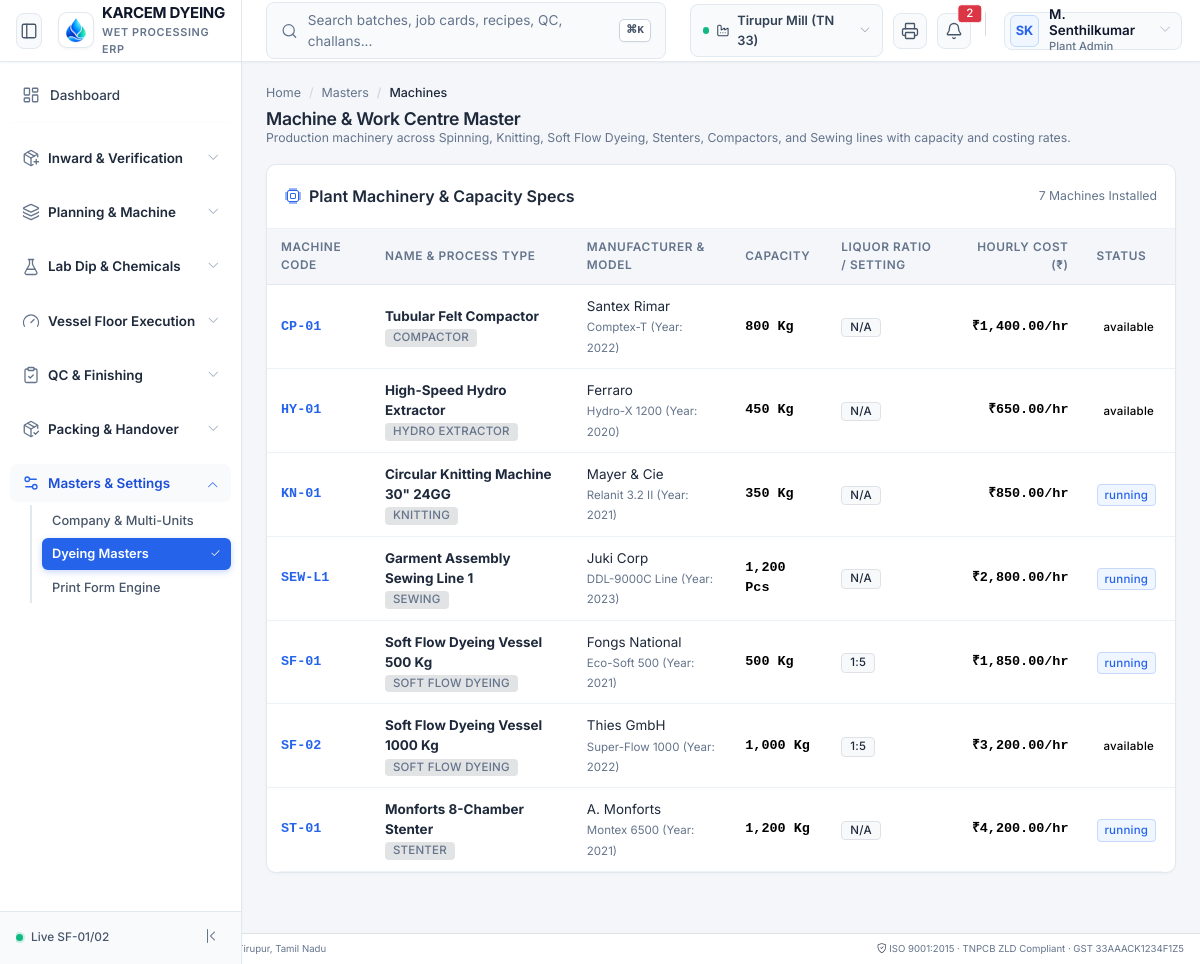
The page /modules/masters/views/machines.php on the database its author committed.
### tables this page shows
CREATE TABLE IF NOT EXISTS machines (
    id BIGINT UNSIGNED AUTO_INCREMENT PRIMARY KEY,
    company_id BIGINT UNSIGNED NOT NULL,
    branch_id BIGINT UNSIGNED NULL,
    code VARCHAR(32) NOT NULL,
    name VARCHAR(120) NOT NULL,
    process_type ENUM('blowroom', 'carding', 'drawing', 'roving', 'ring_frame', 'winding', 'knitting', 'weaving', 'soft_flow_dyeing', 'cabinet_dyeing', 'hydro_extractor', 'relax_dryer', 'stenter', 'compactor', 'cutting', 'sewing') NOT NULL,
    model_number VARCHAR(64) NULL,
    manufacturer VARCHAR(100) NULL,
    year_of_make INT NULL,
    capacity DECIMAL(12,2) NOT NULL,
    capacity_uom VARCHAR(16) NOT NULL DEFAULT 'Kg',
    spring_or_tubes INT NULL,
    liquor_ratio VARCHAR(20) NULL,
    hourly_operating_cost DECIMAL(12,2) NOT NULL DEFAULT 0.00,
    current_status ENUM('available', 'running', 'maintenance', 'idle', 'breakdown') NOT NULL DEFAULT 'available',
    is_active TINYINT(1) NOT NULL DEFAULT 1,
    INDEX (company_id),
    INDEX (process_type)
);

### core/Support/Url.php (called while the page is built, shortened)
<?php
class Url {
    private static ?string $base = null;
    public static function base(): string {
        if (self::$base !== null) {
            return self::$base;
        }
        $appUrl = Env::get('APP_URL');
        if (!empty($appUrl)) {
            $parsed = parse_url($appUrl, PHP_URL_PATH);
            self::$base = rtrim($parsed ?: '', '/');
            return self::$base;
        }
        $script = $_SERVER['SCRIPT_NAME'] ?? '';
        $dir = dirname($script);
        self::$base = ($dir === '/' || $dir === '\\') ? '' : rtrim(str_replace('\\', '/', $dir), '/');
        return self::$base;
    }
    public static function to(string $path = ''): string {
        $base = self::base();
        $path = '/' . ltrim($path, '/');
        if ($base !== '' && ($path === $base || str_starts_with($path, $base . '/'))) {
            return $path;
        }
        return $base . $path;
    }
}

### core/Support/Env.php (called while the page is built, shortened)
<?php
class Env {
    private static ?array $data = null;
    public static function load(string $filePath): void {
        if (!file_exists($filePath)) {
            return;
        }
        self::$data = [];
    }
    public static function get(string $key, mixed $default = null): mixed {
        return self::$data[$key] ?? getenv($key) ?? $default;
    }
}

### config/database.php (called while the page is built, shortened)
<?php
require_once __DIR__ . '/../core/Support/Env.php';
return [
    'driver'    => 'mysql',
    'host'      => Env::get('DB_HOST', '127.0.0.1'),
    'port'      => (int)Env::get('DB_PORT', 3306),
    'database'  => Env::get('DB_DATABASE', 'textile_erp'),
    'username'  => Env::get('DB_USERNAME', 'root'),
    'password'  => Env::get('DB_PASSWORD', ''),
    'charset'   => 'utf8mb4',
    'collation' => 'utf8mb4_unicode_ci',
    'options'   => [
        PDO::ATTR_ERRMODE            => PDO::ERRMODE_EXCEPTION,
        PDO::ATTR_DEFAULT_FETCH_MODE => PDO::FETCH_ASSOC,
        PDO::ATTR_EMULATE_PREPARES   => false,
    ]
];

### core/Database/Database.php (called while the page is built, shortened)
<?php
class Database {
    private static ?PDO $pdo = null;
    public static function getConnection(): PDO {
        if (self::$pdo === null) {
            $config = require dirname(__DIR__, 2) . '/config/database.php';
            $dsn = "mysql:host={$config['host']};port={$config['port']};dbname={$config['database']};charset={$config['charset']}";
            try {
                self::$pdo = new PDO($dsn, $config['username'], $config['password'], $config['options']);
            } catch (Exception $e) {
                throw new Exception("Database Connection Failed: " . $e->getMessage());
            }
        }
        return self::$pdo;
    }
    public static function fetchAll(string $sql, array $params = []): array {
        $stmt = self::getConnection()->prepare($sql);
        $stmt->execute($params);
        return $stmt->fetchAll();
    }
}

### modules/masters/views/machines.php (the view, shortened to what this page needs)
<?php
require_once dirname(__DIR__, 3) . '/includes/header.php';
require_once dirname(__DIR__, 3) . '/includes/sidebar.php';
$machines = Database::fetchAll("SELECT * FROM machines ORDER BY code ASC");
?>
<main class="cz-main">
  <div class="cz-content p-4">
    <div class="d-flex flex-wrap justify-content-between align-items-center mb-3 gap-2">
      <div>
        <nav aria-label="breadcrumb">
          <ol class="breadcrumb mb-1 small">
            <li class="breadcrumb-item"><a href="<?= Url::to('/dashboard') ?>">Home</a></li>
            <li class="breadcrumb-item"><a href="<?= Url::to('/masters') ?>">Masters</a></li>
            <li class="breadcrumb-item active">Machines</li>
          </ol>
        </nav>
        <h1 class="h4 fw-bold text-dark mb-0">Machine & Work Centre Master</h1>
        <p class="text-secondary small mb-0">Production machinery across Spinning, Knitting, Soft Flow Dyeing, Stenters, Compactors, and Sewing lines with capacity and costing rates.</p>
      </div>
    </div>
    <section class="cz-panel">
      <div class="cz-panel-head d-flex justify-content-between align-items-center">
        <h2 class="h6 fw-bold mb-0 text-dark"><i class="bi bi-cpu text-primary me-2"></i>Plant Machinery & Capacity Specs</h2>
        <span class="small text-secondary"><?= count($machines) ?> Machines Installed</span>
      </div>
      <div class="table-responsive">
        <table class="table table-hover align-middle mb-0">
          <thead class="table-light small">
            <tr>
              <th>Machine Code</th>
              <th>Name & Process Type</th>
              <th>Manufacturer & Model</th>
              <th>Capacity</th>
              <th>Liquor Ratio / Setting</th>
              <th class="text-end">Hourly Cost (₹)</th>
              <th>Status</th>
            </tr>
          </thead>
          <tbody class="small">
            <?php foreach ($machines as $m): ?>
              <tr>
                <td class="fw-bold text-primary font-monospace"><?= htmlspecialchars($m['code']) ?></td>
                <td>
                  <div class="fw-bold text-dark"><?= htmlspecialchars($m['name']) ?></div>
                  <span class="badge bg-secondary-subtle text-secondary" style="font-size: 0.65rem;"><?= strtoupper(str_replace('_', ' ', $m['process_type'])) ?></span>
                </td>
                <td>
                  <div class="text-dark"><?= htmlspecialchars($m['manufacturer'] ?? '-') ?></div>
                  <span class="text-muted" style="font-size: 0.72rem;"><?= htmlspecialchars($m['model_number'] ?? '') ?> (Year: <?= $m['year_of_make'] ?>)</span>
                </td>
                <td class="fw-bold font-monospace"><?= number_format($m['capacity'], 0) ?> <?= htmlspecialchars($m['capacity_uom']) ?></td>
                <td><span class="badge bg-light text-dark border"><?= htmlspecialchars($m['liquor_ratio'] ?? 'N/A') ?></span></td>
                <td class="text-end fw-bold font-monospace">₹<?= number_format($m['hourly_operating_cost'], 2) ?>/hr</td>
                <td><span class="badge-status status-<?= htmlspecialchars($m['current_status']) ?>"><?= htmlspecialchars($m['current_status']) ?></span></td>
              </tr>
            <?php endforeach; ?>
          </tbody>
        </table>
      </div>
    </section>
  </div>
</main>
<?php
require_once dirname(__DIR__, 3) . '/includes/footer.php';

### assets/css/my-page-ui.css (style rules this page uses)
:root { --primary-blue: #0d6efd; --primary-soft: #e7f1ff; --success-green: #198754; --success-soft: #e8f5e9; --warning-yellow: #ffc107; --warning-soft: #fff9e6; --danger-red: #dc3545; --danger-soft: #ffebee; --gray-soft: #f8f9fa; --text-main: #212529; --text-muted: #6c757d; }

### includes/header.php (style rules this page uses)
.badge-status { font-size: 0.72rem; font-weight: 500; padding: 0.28em 0.6em; border-radius: 4px; letter-spacing: 0.02em; }
.status-loaded, .status-in_progress, .status-in_production, .status-running, .status-dispatched { background: #EEF4FF; color: #3267D6; border: 1px solid #C7D9FB; }

### rows shown on the page
machines: code "CP-01", name "Tubular Felt Compactor", process_type "COMPACTOR", manufacturer "Santex Rimar", model_number "Comptex-T", year_of_make "2022", capacity "800", capacity_uom "Kg", liquor_ratio "N/A", hourly_operating_cost "1,400.00", current_status "available"
machines: code "HY-01", name "High-Speed Hydro Extractor", process_type "HYDRO EXTRACTOR", manufacturer "Ferraro", model_number "Hydro-X 1200", year_of_make "2020", capacity "450", capacity_uom "Kg", liquor_ratio "N/A", hourly_operating_cost "650.00", current_status "available"
machines: code "KN-01", name "Circular Knitting Machine 30\" 24GG", process_type "KNITTING", manufacturer "Mayer & Cie", model_number "Relanit 3.2 II", year_of_make "2021", capacity "350", capacity_uom "Kg", liquor_ratio "N/A", hourly_operating_cost "850.00", current_status "running"
machines: code "SEW-L1", name "Garment Assembly Sewing Line 1", process_type "SEWING", manufacturer "Juki Corp", model_number "DDL-9000C Line", year_of_make "2023", capacity "1,200", capacity_uom "Pcs", liquor_ratio "N/A", hourly_operating_cost "2,800.00", current_status "running"
machines: code "SF-01", name "Soft Flow Dyeing Vessel 500 Kg", process_type "SOFT FLOW DYEING", manufacturer "Fongs National", model_number "Eco-Soft 500", year_of_make "2021", capacity "500", capacity_uom "Kg", liquor_ratio "1:5", hourly_operating_cost "1,850.00", current_status "running"
machines: code "SF-02", name "Soft Flow Dyeing Vessel 1000 Kg", process_type "SOFT FLOW DYEING", manufacturer "Thies GmbH", model_number "Super-Flow 1000", year_of_make "2022", capacity "1,000", capacity_uom "Kg", liquor_ratio "1:5", hourly_operating_cost "3,200.00", current_status "available"
machines: code "ST-01", name "Monforts 8-Chamber Stenter", process_type "STENTER", manufacturer "A. Monforts", model_number "Montex 6500", year_of_make "2021", capacity "1,200", capacity_uom "Kg", liquor_ratio "N/A", hourly_operating_cost "4,200.00", current_status "running"

### other values the page prints
$_SESSION['active_branch_name'] "Tirupur Mill (TN 33)"
$currentUser['initials'] "SK"
$currentUser['full_name'] "M. Senthilkumar"
$grp['title'] "Inward & Verification"
$grp['title'] "Planning & Machine"
$grp['title'] "Lab Dip & Chemicals"
$grp['title'] "Vessel Floor Execution"
$grp['title'] "QC & Finishing"
$grp['title'] "Packing & Handover"
$grp['title'] "Masters & Settings"
$item['label'] "Company & Multi-Units"
$item['label'] "Dyeing Masters"
$item['label'] "Print Form Engine"
count($machines) "7"
